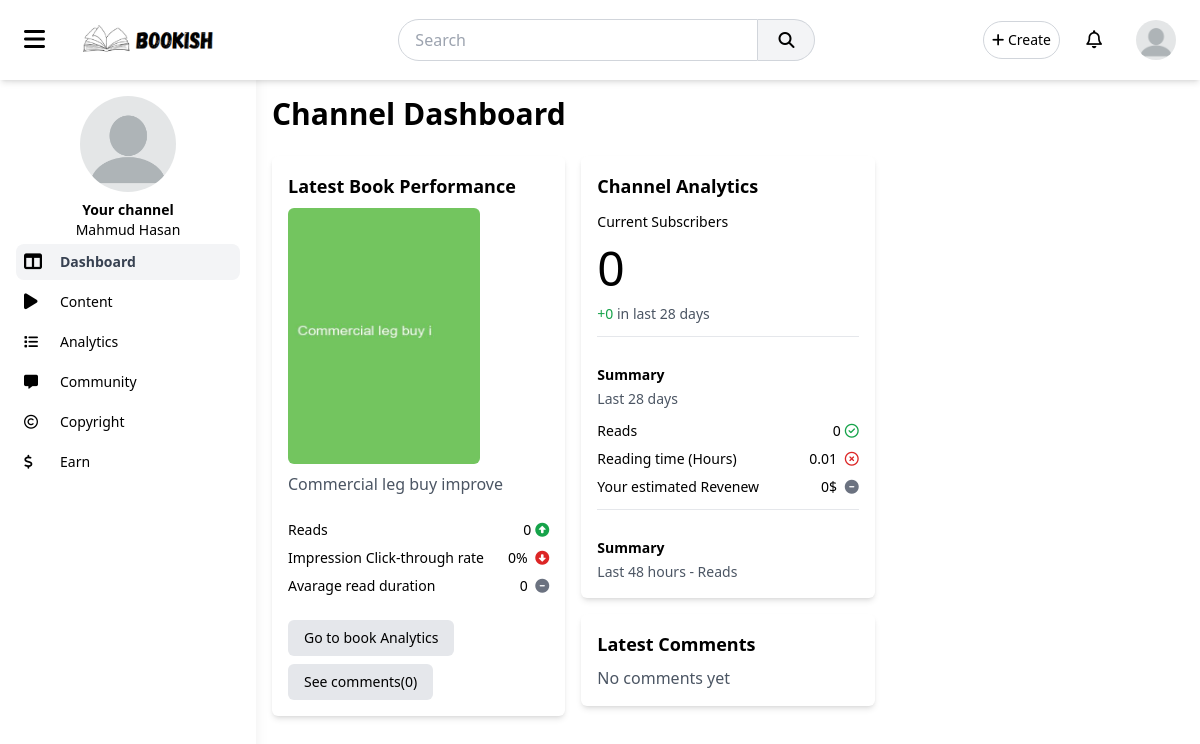
Screenshot of /author/dashboard (signed in) with the database file from the repository.
### accounts/models.py (models this page shows)
class UserProfile(models.Model):
    user = models.OneToOneField(User, on_delete=models.CASCADE)
    full_name = models.CharField(max_length=100, blank=True, null=True)
    bio = models.TextField(blank=True, null=True)
    profile_picture = models.ImageField(upload_to='profile_pics/', default='profile_pics/default.png')
    created_at = models.DateTimeField(auto_now_add=True)
    updated_at = models.DateTimeField(auto_now=True)
    def get_total_views(self):
        return self.user.books.aggregate(models.Sum('views'))['views__sum'] or 0
    def get_total_reading_time(self):
        data = self.user.books.annotate(total_time=models.Sum('readingtime__total_time')).aggregate(total=models.Sum('total_time'))['total'] or 0
        return f"{data/3600:.2f}"

### main/models.py (models this page shows, shortened)
class Book(models.Model):
    title = models.CharField(max_length=255)
    slug = AutoSlugField(populate_from='title', unique=True)
    description = models.TextField()
    content = CKEditor5Field(config_name="extends")
    language = models.CharField(max_length=50, default="default")
    author = models.ForeignKey(User, on_delete=models.CASCADE, related_name='books')
    category = models.ForeignKey(Category, on_delete=models.CASCADE, related_name='books', blank=True, null=True)
    published_date = models.DateTimeField(auto_now_add=True)
    updated_date = models.DateTimeField(auto_now=True)
    likes = models.ManyToManyField(User, related_name='liked_books', blank=True)
    dislikes = models.ManyToManyField(User, related_name='disliked_books', blank=True)
    views = models.PositiveIntegerField(default=0)
    thumbnail = models.ImageField(upload_to='thumbnails/', blank=True, null=True)
    status = models.CharField(max_length=50, default='Public')
    objects = models.Manager()
    public_objects = PublicBookManager()

### author/views.py (the view)
# urls.py: path('dashboard', views.author_dashboard, name="author_dashboard"),
@login_required(login_url='accounts:login')
def author_dashboard(request):
    followers_in_28 = get_last_n_days_data(UserFollow, user=request.user, n=28)
    context = {
        'followers_in_28': followers_in_28
    }
    return render(request, 'author/admin_dashboard.html', context)

### main/context_processors.py (called while the page is built)
def notifications(request):
    if request.user.is_authenticated:
        return {'notifications': Notification.objects.filter(user=request.user).order_by('-created_at')[:5]}
    else:
        return Notification.objects.none()

def unread_notifications(request):
    if request.user.is_authenticated:
        return {'unread_notifications': Notification.objects.filter(user=request.user, is_read=False).count()}
    else:
        return Notification.objects.none()

### main/utils.py (called while the page is built, shortened)
def get_last_n_days_data(model, n, user=None, book=None, news=None, travel_story=None, formatted=False):
    startdate = (timezone.now() - timedelta(days=n)).date()  # Ensure date only
    if model==UserFollow:
        filters = {'followed_at__date__gte': startdate}
        filters['following'] = user
        if book:
            filters['from_book'] = book
        if not formatted:
            return UserFollow.objects.filter(**filters)

### templates/author/admin_dashboard.html (shortened to what this page needs)
{% extends 'author/base.html' %}
{% load static %}
{% block content %}
    <header class="flex items-center justify-between mb-6">
        <div>
            <h2 class="text-3xl font-semibold">Channel Dashboard</h2>
        </div>
    </header>
    <div class="grid grid-cols-1 md:grid-cols-2 lg:grid-cols-3 gap-4">
        <div class="flex flex-col gap-4">
            <div class="bg-white shadow-md p-4 rounded-md">
                <h3 class="text-lg font-bold mb-2">Latest Book Performance</h3>
                {% with book=user.books.last %}
                {% if book %}
                <div class="space-y-2">
                    <img alt="Latest Video" class="w-48 h-64 rounded-md" src="{{book.thumbnail.url}}" />
                    <p class="text-gray-600">{{book.title}}</p>
                    <ul class="text-sm space-y-2 py-4">
                        <li class="flex justify-between">
                            <div>Reads</div>
                            <div>{{book.views}}<button class="fa fa-circle-up pl-1 text-green-600"></button></div>
                        </li>
                        <li class="flex justify-between">
                            <div>Impression Click-through rate</div>
                            <div>0% <button class="fa fa-circle-down text-red-600 pl-1"></button></div>
                        </li>
                        <li class="flex justify-between">
                            <div>Avarage read duration</div>
                            <div>0 <button class="fa fa-circle-minus pl-1 text-gray-500"></button></div>
                        </li>
                    </ul>
                    <a href="{% url 'author:content_analytics' 'book' book.slug %}"
                        class="px-4 py-2 font-medium block w-fit text-sm bg-gray-200 rounded-md hover:bg-gray-300">Go
                        to book
                        Analytics</a>
                    <a href="{% url 'author:content_comments' 'book' book.slug %}"
                        class="px-4 py-2 block w-fit font-medium text-sm bg-gray-200 rounded-md hover:bg-gray-300">
                        See comments({{book.comments.count}})
                </a>
                </div>
                {% endif %}
                {% endwith %}
            </div>
        </div>
        <div class="flex flex-col gap-4">
            <div class="bg-white shadow-md p-4 rounded-md space-y-3">
                <h3 class="text-lg font-bold mb-2">Channel Analytics</h3>
                <p class="font-medium text-sm">Current Subscribers</p>
                <div class="text-5xl">{{user.followers_users.count}}</div>
                <div class="text-gray-600 text-sm">
                    <span class="text-green-600">+{{followers_in_28.count}}</span>
                    in last 28 days
                </div>
                <hr class="py-2" />
                <div class="space-y-3">
                    <div class="text-sm space-y-1">
                        <div class="font-bold">Summary</div>
                        <div class="text-gray-600">Last 28 days</div>
                    </div>
                    <ul class="text-sm space-y-2">
                        <li class="flex justify-between">
                            <div>Reads</div>
                            <div>{{user.userprofile.get_total_views}}<button class="fa-regular fa-circle-check pl-1 text-green-600"></button>
                            </div>
                        </li>
                        <li class="flex justify-between">
                            <div>Reading time (Hours)</div>
                            <div>{{user.userprofile.get_total_reading_time}} <button class="fa-regular fa-circle-xmark text-red-600 pl-1"></button>
                            </div>
                        </li>
                        <li class="flex justify-between">
                            <div>Your estimated Revenew</div>
                            <div>0$ <button class="fa fa-circle-minus pl-1 text-gray-500"></button></div>
                        </li>
                    </ul>
                </div>
                <hr class="py-2" />
                <div>
                    <div class="text-sm space-y-1">
                        <div class="font-bold">Summary</div>
                        <div class="text-gray-600">Last 48 hours - Reads</div>
                    </div>
                </div>
            </div>
            <div class="bg-white shadow-md p-4 rounded-md">
                <h3 class="text-lg font-bold mb-2">Latest Comments</h3>
                <p class="text-gray-600">No comments yet</p>
            </div>
        </div>
        <div class="flex flex-col gap-4">
        </div>
    </div>
{% endblock %}

### templates/author/base.html (shortened to what this page needs)
<!DOCTYPE html>
<html lang="en">
{% load static %}
<head>
    <link rel="stylesheet" href="{% static 'css/output.css' %}">
    <link rel="stylesheet" href="https://cdnjs.cloudflare.com/ajax/libs/font-awesome/6.7.2/css/all.min.css"
 />
</head>
<body>
    {% include 'components/user_nav.html' %}
    <div class="flex min-h-screen">
        <aside
            class="pt-20 z-40 fixed left-0 top-0 h-full w-64 bg-white shadow-lg p-4 overflow-y-auto transform -translate-x-full md:translate-x-0 transition-all duration-300 ease-in-out"
            id="sidebar">
            <nav>
                <ul class="space-y-1 text-sm mt-4" id="sidebarItems">
                    <li class="flex flex-col justify-center items-center">
                        <img src="{{user.userprofile.profile_picture.url}}" id="sidebar_profile_img"
                            class="h-24 w-24 rounded-full mb-2 transition-all duration-300" alt="">
                        <div class="text-sm font-bold">Your channel</div>
                        <div class="text-sm font-thin">{{user.userprofile.full_name}}</div>
                    </li>
                    <li onclick="location.href=`{% url 'author:author_dashboard' %}`" data-page="dashboard"
                        class="flex items-center space-x-3 p-2 rounded-lg transition-all hover:bg-gray-200 cursor-pointer menu-item">
                        <i class="fa fa-table-columns text-lg w-6"></i>
                        <span class="text-gray-700">Dashboard</span>
                    </li>
                    <li onclick="location.href=`{% url 'author:author_content' 'books' %}`" data-page="content"
                        class="flex items-center space-x-3 p-2 rounded-lg hover:bg-gray-200 cursor-pointer menu-item">
                        <i class="fa fa-play text-lg w-6"></i>
                        <span class="text-gray-700">Content</span>
                    </li>
                    <li onclick="location.href=`{% url 'author:author_analytics' %}`" data-page="analytics"
                    class="flex items-center space-x-3 p-2 rounded-lg hover:bg-gray-200 cursor-pointer menu-item">
                        <i class="fa fa-list w-6"></i>
                        <span class="text-gray-700">Analytics</span>
                    </li>
                    <li onclick="location.href=`{% url 'author:author_community' %}`" data-page="community"
                    class="flex items-center space-x-3 p-2 rounded-lg hover:bg-gray-200 cursor-pointer menu-item">
                        <i class="fa fa-message w-6"></i>
                        <span class="text-gray-700">Community</span>
                    </li>
                    <li onclick="location.href=`{% url 'author:author_copyright' %}`" data-page="copyright"
                    class="flex items-center space-x-3 p-2 rounded-lg hover:bg-gray-200 cursor-pointer menu-item">
                        <i class="fa-regular fa-copyright w-6"></i>
                        <span class="text-gray-700">Copyright</span>
                    </li>
                    <li onclick="location.href=`{% url 'author:author_earn' %}`" data-page="earn"
                    class="flex items-center space-x-3 p-2 rounded-lg hover:bg-gray-200 cursor-pointer menu-item">
                        <i class="fa fa-dollar-sign w-6"></i>
                        <span class="text-gray-700">Earn</span>
                    </li>
                </ul>
            </nav>
        </aside>
        <main class="flex-1 w-full p-4 md:ml-64 transition-all delay-100 ease-in-out overflow-hidden" id="content">
           {% block content %}
           {% endblock %}
        </main>
    </div>
</body>
</html>

### templates/components/profile_menu.html (shortened to what this page needs)
<div class="relative">
    <button class="dropdownButton p-2 rounded-full hover:bg-gray-200">
        <img src="{{user.userprofile.profile_picture.url}}" class="h-10 w-10 rounded-full" alt="">
    </button>
</div>

### rows the page displays
Book: thumbnail (picture), title "Commercial leg buy improve", views "0", comments.count "0"

### other values shown
{{ user.userprofile.full_name }} "Mahmud Hasan"
{{ user.followers_users.count }} "0"
{{ followers_in_28.count }} "0"
{{ user.userprofile.get_total_views }} "0"
{{ user.userprofile.get_total_reading_time }} "0.01"
